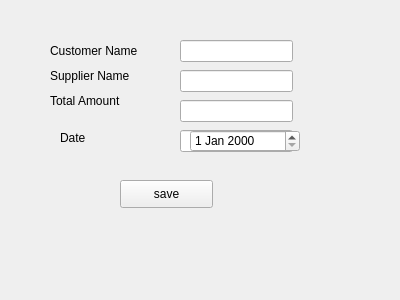
<?xml version="1.0" encoding="UTF-8"?>
<ui version="4.0">
 <class>Form</class>
 <widget class="QWidget" name="Form">
  <property name="geometry">
   <rect>
    <x>0</x>
    <y>0</y>
    <width>400</width>
    <height>300</height>
   </rect>
  </property>
  <property name="windowTitle">
   <string>Form</string>
  </property>
  <widget class="QLabel" name="label">
   <property name="geometry">
    <rect>
     <x>50</x>
     <y>30</y>
     <width>111</width>
     <height>41</height>
    </rect>
   </property>
   <property name="text">
    <string>Customer Name</string>
   </property>
  </widget>
  <widget class="QLabel" name="label_2">
   <property name="geometry">
    <rect>
     <x>50</x>
     <y>60</y>
     <width>91</width>
     <height>31</height>
    </rect>
   </property>
   <property name="text">
    <string>Supplier Name</string>
   </property>
  </widget>
  <widget class="QLabel" name="label_3">
   <property name="geometry">
    <rect>
     <x>50</x>
     <y>90</y>
     <width>91</width>
     <height>21</height>
    </rect>
   </property>
   <property name="text">
    <string>Total Amount</string>
   </property>
  </widget>
  <widget class="QLabel" name="label_4">
   <property name="geometry">
    <rect>
     <x>60</x>
     <y>130</y>
     <width>55</width>
     <height>16</height>
    </rect>
   </property>
   <property name="text">
    <string>Date</string>
   </property>
  </widget>
  <widget class="QLineEdit" name="lineEdit">
   <property name="geometry">
    <rect>
     <x>180</x>
     <y>40</y>
     <width>113</width>
     <height>22</height>
    </rect>
   </property>
  </widget>
  <widget class="QLineEdit" name="lineEdit_2">
   <property name="geometry">
    <rect>
     <x>180</x>
     <y>70</y>
     <width>113</width>
     <height>22</height>
    </rect>
   </property>
  </widget>
  <widget class="QLineEdit" name="lineEdit_3">
   <property name="geometry">
    <rect>
     <x>180</x>
     <y>100</y>
     <width>113</width>
     <height>22</height>
    </rect>
   </property>
  </widget>
  <widget class="QLineEdit" name="lineEdit_4">
   <property name="geometry">
    <rect>
     <x>180</x>
     <y>130</y>
     <width>113</width>
     <height>22</height>
    </rect>
   </property>
  </widget>
  <widget class="QDateEdit" name="dateEdit">
   <property name="geometry">
    <rect>
     <x>190</x>
     <y>130</y>
     <width>110</width>
     <height>22</height>
    </rect>
   </property>
  </widget>
  <widget class="QPushButton" name="pushButton">
   <property name="geometry">
    <rect>
     <x>120</x>
     <y>180</y>
     <width>93</width>
     <height>28</height>
    </rect>
   </property>
   <property name="text">
    <string>save</string>
   </property>
  </widget>
 </widget>
 <resources/>
 <connections/>
</ui>
